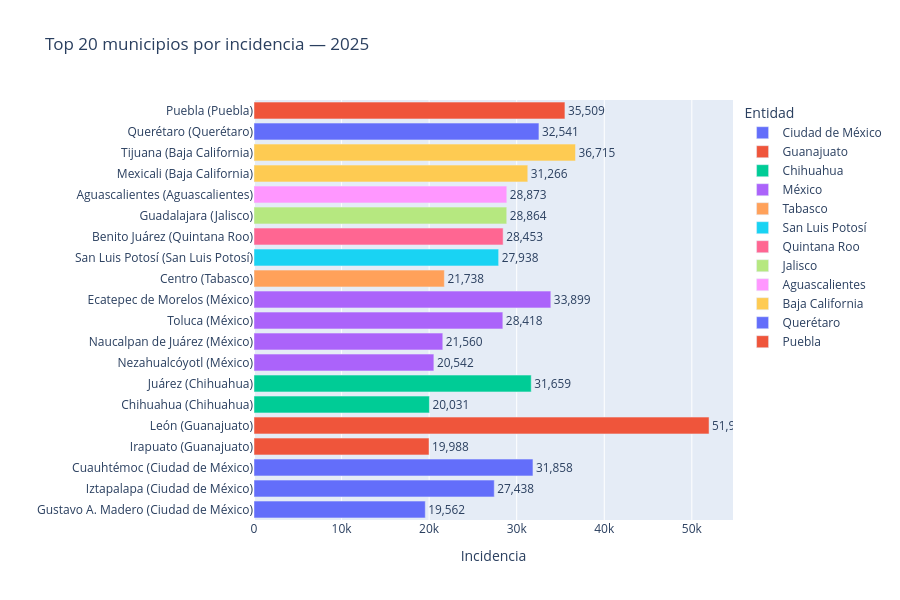

Notebook cell for this chart:
### Markdown cell above
## 6. Top 20 municipios

### Code cell
top_mun = (
    df.groupby(["cvegeo", "municipio", "entidad"])["incidencia"]
    .sum()
    .sort_values(ascending=False)
    .head(20)
    .reset_index()
)
top_mun["label"] = top_mun["municipio"] + " (" + top_mun["entidad"] + ")"
top_mun = top_mun.sort_values("incidencia", ascending=True)

fig = px.bar(
    top_mun,
    x="incidencia",
    y="label",
    orientation="h",
    title="Top 20 municipios por incidencia — 2025",
    labels={"label": "", "incidencia": "Incidencia"},
    color="entidad",
    text="incidencia",
)
fig.update_traces(texttemplate="%{text:,.0f}", textposition="outside")
fig.update_layout(height=600, legend_title_text="Entidad")
fig.show()

### Figure 1 — Plotly figure (JSON) as saved in the notebook; plotly's stock layout.template omitted (floating-point values rounded to 4 significant figures)
{"data": [{"hovertemplate": "entidad=Ciudad de México<br>Incidencia=%{text}<br>=%{y}<extra></extra>", "legendgroup": "Ciudad de México", "marker": {"color": "#636efa", "pattern": {"shape": ""}}, "name": "Ciudad de México", "orientation": "h", "showlegend": true, "text": [19560.0, 27440.0, 31860.0], "textposition": "outside", "texttemplate": "%{text:,.0f}", "type": "bar", "x": [19562, 27438, 31858], "xaxis": "x", "y": ["Gustavo A. Madero (Ciudad de México)", "Iztapalapa (Ciudad de México)", "Cuauhtémoc (Ciudad de México)"], "yaxis": "y"}, {"hovertemplate": "entidad=Guanajuato<br>Incidencia=%{text}<br>=%{y}<extra></extra>", "legendgroup": "Guanajuato", "marker": {"color": "#EF553B", "pattern": {"shape": ""}}, "name": "Guanajuato", "orientation": "h", "showlegend": true, "text": [19990.0, 51970.0], "textposition": "outside", "texttemplate": "%{text:,.0f}", "type": "bar", "x": [19988, 51968], "xaxis": "x", "y": ["Irapuato (Guanajuato)", "León (Guanajuato)"], "yaxis": "y"}, {"hovertemplate": "entidad=Chihuahua<br>Incidencia=%{text}<br>=%{y}<extra></extra>", "legendgroup": "Chihuahua", "marker": {"color": "#00cc96", "pattern": {"shape": ""}}, "name": "Chihuahua", "orientation": "h", "showlegend": true, "text": [20030.0, 31660.0], "textposition": "outside", "texttemplate": "%{text:,.0f}", "type": "bar", "x": [20031, 31659], "xaxis": "x", "y": ["Chihuahua (Chihuahua)", "Juárez (Chihuahua)"], "yaxis": "y"}, {"hovertemplate": "entidad=México<br>Incidencia=%{text}<br>=%{y}<extra></extra>", "legendgroup": "México", "marker": {"color": "#ab63fa", "pattern": {"shape": ""}}, "name": "México", "orientation": "h", "showlegend": true, "text": [20540.0, 21560.0, 28420.0, 33900.0], "textposition": "outside", "texttemplate": "%{text:,.0f}", "type": "bar", "x": [20542, 21560, 28418, 33899], "xaxis": "x", "y": ["Nezahualcóyotl (México)", "Naucalpan de Juárez (México)", "Toluca (México)", "Ecatepec de Morelos (México)"], "yaxis": "y"}, {"hovertemplate": "entidad=Tabasco<br>Incidencia=%{text}<br>=%{y}<extra></extra>", "legendgroup": "Tabasco", "marker": {"color": "#FFA15A", "pattern": {"shape": ""}}, "name": "Tabasco", "orientation": "h", "showlegend": true, "text": [21740.0], "textposition": "outside", "texttemplate": "%{text:,.0f}", "type": "bar", "x": [21738], "xaxis": "x", "y": ["Centro (Tabasco)"], "yaxis": "y"}, {"hovertemplate": "entidad=San Luis Potosí<br>Incidencia=%{text}<br>=%{y}<extra></extra>", "legendgroup": "San Luis Potosí", "marker": {"color": "#19d3f3", "pattern": {"shape": ""}}, "name": "San Luis Potosí", "orientation": "h", "showlegend": true, "text": [27940.0], "textposition": "outside", "texttemplate": "%{text:,.0f}", "type": "bar", "x": [27938], "xaxis": "x", "y": ["San Luis Potosí (San Luis Potosí)"], "yaxis": "y"}, {"hovertemplate": "entidad=Quintana Roo<br>Incidencia=%{text}<br>=%{y}<extra></extra>", "legendgroup": "Quintana Roo", "marker": {"color": "#FF6692", "pattern": {"shape": ""}}, "name": "Quintana Roo", "orientation": "h", "showlegend": true, "text": [28450.0], "textposition": "outside", "texttemplate": "%{text:,.0f}", "type": "bar", "x": [28453], "xaxis": "x", "y": ["Benito Juárez (Quintana Roo)"], "yaxis": "y"}, {"hovertemplate": "entidad=Jalisco<br>Incidencia=%{text}<br>=%{y}<extra></extra>", "legendgroup": "Jalisco", "marker": {"color": "#B6E880", "pattern": {"shape": ""}}, "name": "Jalisco", "orientation": "h", "showlegend": true, "text": [28860.0], "textposition": "outside", "texttemplate": "%{text:,.0f}", "type": "bar", "x": [28864], "xaxis": "x", "y": ["Guadalajara (Jalisco)"], "yaxis": "y"}, {"hovertemplate": "entidad=Aguascalientes<br>Incidencia=%{text}<br>=%{y}<extra></extra>", "legendgroup": "Aguascalientes", "marker": {"color": "#FF97FF", "pattern": {"shape": ""}}, "name": "Aguascalientes", "orientation": "h", "showlegend": true, "text": [28870.0], "textposition": "outside", "texttemplate": "%{text:,.0f}", "type": "bar", "x": [28873], "xaxis": "x", "y": ["Aguascalientes (Aguascalientes)"], "yaxis": "y"}, {"hovertemplate": "entidad=Baja California<br>Incidencia=%{text}<br>=%{y}<extra></extra>", "legendgroup": "Baja California", "marker": {"color": "#FECB52", "pattern": {"shape": ""}}, "name": "Baja California", "orientation": "h", "showlegend": true, "text": [31270.0, 36720.0], "textposition": "outside", "texttemplate": "%{text:,.0f}", "type": "bar", "x": [31266, 36715], "xaxis": "x", "y": ["Mexicali (Baja California)", "Tijuana (Baja California)"], "yaxis": "y"}, {"hovertemplate": "entidad=Querétaro<br>Incidencia=%{text}<br>=%{y}<extra></extra>", "legendgroup": "Querétaro", "marker": {"color": "#636efa", "pattern": {"shape": ""}}, "name": "Querétaro", "orientation": "h", "showlegend": true, "text": [32540.0], "textposition": "outside", "texttemplate": "%{text:,.0f}", "type": "bar", "x": [32541], "xaxis": "x", "y": ["Querétaro (Querétaro)"], "yaxis": "y"}, {"hovertemplate": "entidad=Puebla<br>Incidencia=%{text}<br>=%{y}<extra></extra>", "legendgroup": "Puebla", "marker": {"color": "#EF553B", "pattern": {"shape": ""}}, "name": "Puebla", "orientation": "h", "showlegend": true, "text": [35510.0], "textposition": "outside", "texttemplate": "%{text:,.0f}", "type": "bar", "x": [35509], "xaxis": "x", "y": ["Puebla (Puebla)"], "yaxis": "y"}], "layout": {"barmode": "relative", "height": 600, "legend": {"title": {"text": "Entidad"}, "tracegroupgap": 0}, "title": {"text": "Top 20 municipios por incidencia — 2025"}, "xaxis": {"anchor": "y", "domain": [0, 1], "title": {"text": "Incidencia"}}, "yaxis": {"anchor": "x", "domain": [0, 1], "title": {"text": ""}}}}
